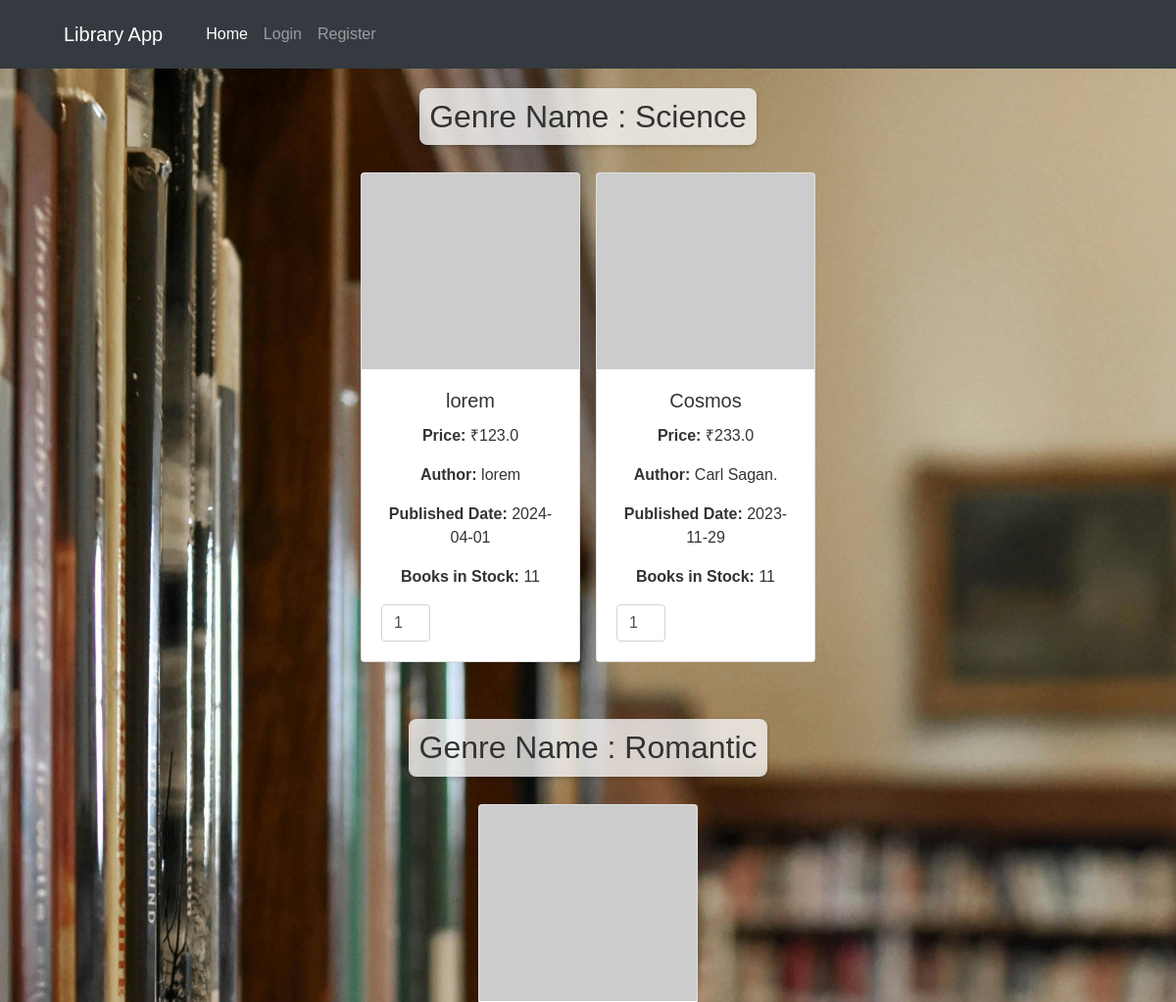
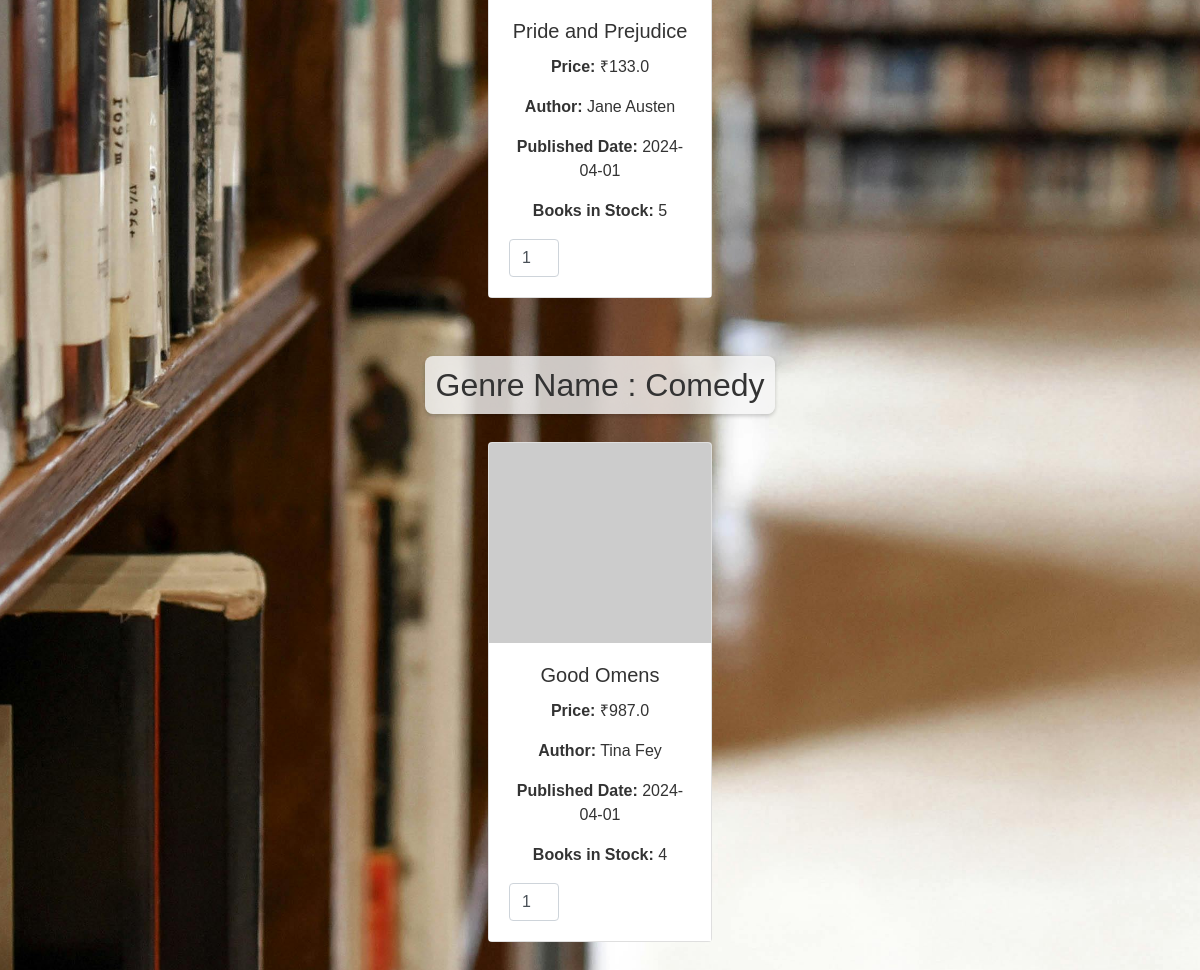
The page / on the database its author committed (2 pictures, top to bottom).
### models.py (models this page shows)
class Genre(db.Model):
    id=db.Column(db.Integer,primary_key=True)
    genrename=db.Column(db.String(32),unique=True)
    books=db.relationship('Book',backref='genre' ,lazy='dynamic',cascade='all,delete-orphan')#lazy here we use bz when i will acces then give it not everytime

class Book(db.Model):
    id=db.Column(db.Integer,primary_key=True)
    title=db.Column(db.String(100),nullable=False)
    author=db.Column(db.String(30))
    booksnum=db.Column(db.BigInteger,nullable=True)
    price=db.Column(db.Float,nullable=False)
    genre_id=db.Column(db.Integer,db.ForeignKey("genre.id"),nullable=False)
    content = db.Column(db.Text)  # Book content
    feedbacks = db.relationship('Feedback', backref='book', lazy=True)
    pubdate=db.Column(db.Date,nullable=False)
    requests = db.relationship("BookRequest", backref='book', lazy='dynamic', cascade='all, delete-orphan')  # Add this line

### routes.py (the view)
@app.route('/')
def index():
    if 'user_id' in session:
        user = User.query.get(session['user_id'])
        if user and user.is_admin:
            return render_template('admin.html')
    genres = Genre.query.all()
    parameter=request.args.get('genre')
    query=request.args.get('query')
    return render_template('index.html', genres=genres)

### templates/index.html (shortened to what this page needs)
<!DOCTYPE html>
<html lang="en">
<head>
    <link rel="stylesheet" href="https://stackpath.bootstrapcdn.com/bootstrap/4.5.2/css/bootstrap.min.css">
</head>
<body>
    <nav class="navbar navbar-expand-lg navbar-dark bg-dark fixed-top">
        <div class="container">
            <a class="navbar-brand" href="{{ url_for('index') }}">Library App</a>
            <div class="collapse navbar-collapse" id="navbarNavDropdown">
                <ul class="navbar-nav mr-auto">
                    <li class="nav-item active">
                        <a class="nav-link" href="{{ url_for('index') }}">Home <span class="sr-only">(current)</span></a>
                    </li>
                    {% if 'user_id' in session %}
                    <li class="nav-item">
                        <a class="nav-link" href="{{ url_for('dashboard') }}">Dashboard</a>
                    </li>
                    <li class="nav-item">
                        <a class="nav-link" href="{{ url_for('profile') }}">Profile</a>
                    </li>
                    <li class="nav-item">
                        <a class="nav-link" href="{{ url_for('logout') }}">Logout</a>
                    </li>
                    {% else %}
                    <li class="nav-item">
                        <a class="nav-link" href="{{ url_for('login') }}">Login</a>
                    </li>
                    <li class="nav-item">
                        <a class="nav-link" href="{{ url_for('register') }}">Register</a>
                    </li>
                    {% endif %}
                </ul>
            </div>
        </div>
    </nav>
    <div class="container genres_list">
        {% for genre in genres %}
        <div class="genre-box">
            <h2 class="genre-name">Genre Name : {{ genre.genrename }}</h2>
            <div class="book d-flex flex-wrap justify-content-center">
                {% for book in genre.books %}
                <div class="card">
                    <img src="https://picsum.photos/200/200" class="card-img-top" alt="{{ book.title }}">
                    <div class="card-body">
                        <h5 class="card-title">{{ book.title }}</h5>
                        <p class="card-text"><strong>Price:</strong> &#8377;{{ book.price }}</p>
                        <p class="card-text"><strong>Author:</strong> {{ book.author }}</p>
                        <p class="card-text"><strong>Published Date:</strong> {{ book.pubdate.strftime('%Y-%m-%d') }}</p>
                        <p class="card-text"><strong>Books in Stock:</strong> {{ book.booksnum }}</p>
                        <form action="{{ url_for('add_to_cart', book_id=book.id) }}" method="post" class="add-to-cart-form">
                            <input class="form-control" type="number" name="quantity" min="1" max="{{ book.booksnum }}" value="1">
                        </form>
                    </div>
                </div>
                {% endfor %}
            </div>
        </div>
        {% endfor %}
    </div>
</body>
</html>

### templates/index.html (style rules this page uses)
body { font-family: 'Arial', sans-serif; margin: 0; padding: 0; background: url('/static/background.jpg') no-repeat center center fixed; background-size: cover; display: flex; align-items: center; justify-content: center; min-height: 100vh; color: #fff; }
.navbar { background-color: rgba(0, 0, 0, 0.8); overflow: hidden; position: fixed; top: 0; width: 100%; padding: 10px 0; }
.navbar a { float: left; display: block; color: #fff; text-align: center; padding: 10px 20px; text-decoration: none; transition: background-color 0.3s; }
.genre-box { margin-bottom: 30px; text-align:center; }
.genre-name { background-color: rgba(245, 245, 245, 0.8); color: #333; padding: 10px; margin: 20px auto; border-radius: 8px; display: inline-block; width: auto; box-shadow: 0 2px 4px rgba(0,0,0,.2); }
.card { margin: 0.5rem; width: 14rem; height: auto; }
.card img { height: 200px; object-fit: cover; }
.card-body { background-color: #fff; color: #333; }
.genres_list { padding: 70px 0; }
.add-to-cart-form { display: flex; align-items: center; justify-content: space-between; margin-top: 10px; }
.add-to-cart-form input[type="number"] { width: 50px; margin-right: 5px; }

### rows shown on the page
Genre: genrename "Science"
Book: title "lorem", price "123.0", author "lorem", pubdate "2024-04-01", booksnum "11"
Book: title "Cosmos", price "233.0", author "Carl Sagan.", pubdate "2023-11-29", booksnum "11"
Genre: genrename "Romantic"
Book: title "Pride and Prejudice", price "133.0", author "Jane Austen", pubdate "2024-04-01", booksnum "5"
Genre: genrename "Comedy"
Book: title "Good Omens", price "987.0", author "Tina Fey", pubdate "2024-04-01", booksnum "4"
